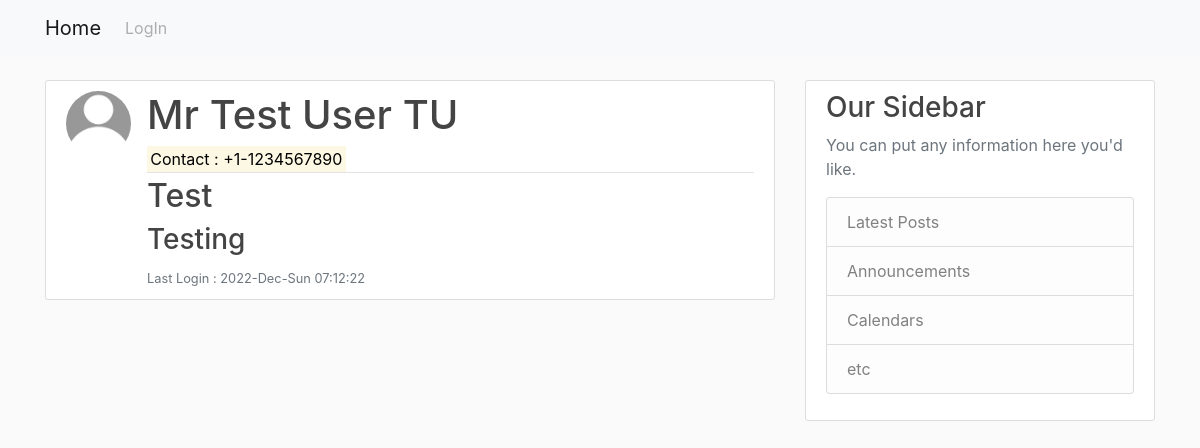
Screenshot of /profile/5/ with the database file from the repository.
### profiles/models.py (models this page shows, shortened)
class Profile(models.Model):
    user = models.OneToOneField(User,on_delete=models.CASCADE)
    contact = models.CharField(max_length=10, null=True)
    contact_ext = models.CharField(max_length=3, null=True)
    join_date = models.DateTimeField(default=datetime.now, blank=True)
    join_dateformat = models.CharField(max_length=10,default="D-M-Y")
    team = models.CharField(max_length=20)
    jobtitle = models.CharField(max_length=20)
    lastlogin = models.DateTimeField(auto_now=True)
    loggedIn = models.BooleanField(default=False)
    dateformat = models.CharField(max_length=20,default="Y-M-D h:m:s")
    picture = models.ImageField(default='default.jpg',upload_to='profile_pics')

class Account(models.Model):
    user = models.OneToOneField(User,on_delete=models.CASCADE)
    first_name = models.CharField(max_length=20)
    last_name = models.CharField(max_length=20)
    TITLE_CHOICES = (("Mr", "Mr"), ("Ms", "Ms"), ("Mrs", "Mrs"),)
    title = models.CharField(max_length = 3, choices = TITLE_CHOICES, default = 'Mr')
    @property
    def short_name(self):
        if self.first_name and self.last_name:
            return "%s%s" % (self.first_name[:1],self.last_name[:1])

### profiles/views.py (the view)
# urls.py: path('profile/<int:pk>/', ProfileDetailView.as_view(), name='profile-detail'),
class ProfileDetailView(DetailView):
    model = Profile
    template_name = 'profiles/profile_detail.html'
    context_object_name = 'profile_detail'

### profiles/templates/profiles/profile_detail.html
{% extends "profiles/base.html" %}
{% block content %}
<article class="media content-section">
  <img class="rounded-circle article-img" src="{{ profile_detail.picture.url }}">
  <div class="media-body">
    <div class="article-metadata">
      <h1 class="mr-2">
        {% if profile_detail.user.account.first_name %}
        {{ profile_detail.user.account.title }} {{ profile_detail.user.account.first_name }} {{ profile_detail.user.account.last_name }} {{ profile_detail.user.account.short_name }}
        {% else %}
        {{ profile_detail.user.username }}
        {% endif %}
      </h1>
      {% if profile_detail.contact %}
      <mark>Contact : +{{ profile_detail.contact_ext }}-{{ profile_detail.contact }}</mark>
      {% endif %}
    </div>
    <h2 class="article-title">{{ profile_detail.team }}</h2>
    <h3 class="article-title">{{ profile_detail.jobtitle }}</h3>
    <small class="text-muted">Last Login : {{ profile_detail.lastlogin|date:profile_detail.dateformat }}</small>
  </div>
</article>
{% endblock %}

### profiles/static/profiles/main.css (style rules this page uses)
body { background: #fafafa; color: #333333; margin-top: 5rem; }
h1, h2, h3, h4, h5, h6 { color: #444444; }
.content-section { background: #ffffff; padding: 10px 20px; border: 1px solid #dddddd; border-radius: 3px; margin-bottom: 20px; }
.article-title { color: #444444; }
.article-img { height: 65px; width: 65px; margin-right: 16px; }
.article-metadata { padding-bottom: 1px; margin-bottom: 4px; border-bottom: 1px solid #e3e3e3 }

### rows the page displays
Profile: picture (placeholder picture), user.account "Mr", user.account.first_name "Test", user.account.last_name "User", user.account.short_name "TU", contact_ext "1", contact "1234567890", team "Test", jobtitle "Testing", lastlogin "2022-Dec-Sun 07:12:22"
